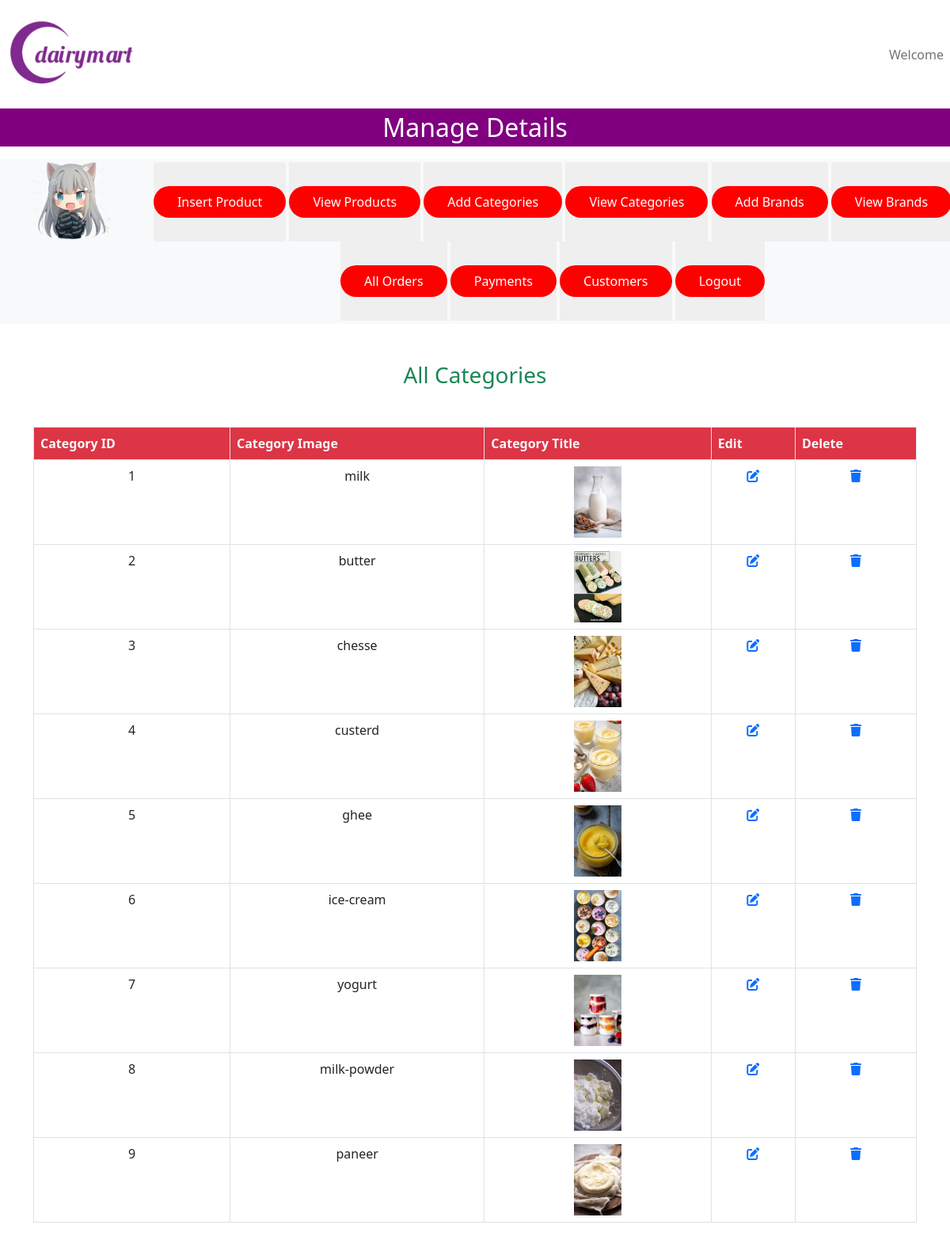
/admin/index.php?view_categories, run on the app's committed database.
### tables this page shows
CREATE TABLE `categories` (
  `category_id` int(11) NOT NULL,
  `category_title` varchar(100) NOT NULL,
  `category_image` varchar(255) NOT NULL
);

### admin/view_categories.php (the view)
<h3 class="text-center text-success">All Categories</h3>
<table class="table table-bordered mt-5">
    <thead class="bg-danger text-light">
        <tr>
            <th>Category ID</th>
            <th>Category Image</th>
            <th>Category Title</th>
            <th>Edit</th>
            <th>Delete</th>
        </tr>
    </thead>
    <tbody>
        <?php
        $get_category="select * from `categories`";
        $result_category=mysqli_query($con,$get_category);
        while($row_categories=mysqli_fetch_assoc($result_category)){
            $category_id=$row_categories['category_id'];
            $category_title=$row_categories['category_title'];
            $category_image=$row_categories['category_image'];
            ?>
            <tr class="text-center">
                <td><?php echo $category_id ?></td>
                <td><?php echo $category_title ?></td>
                <td><img src="category/<?php echo $category_image ?>" width="60px" height="90px"></td>
                <td><a href="index.php?edit_categories=<?php echo $category_id ?>"><i class="fa-solid fa-pen-to-square"></i></a></td>
                <td><a href="index.php?delete_categories=<?php echo $category_id ?>"><i class="fa-solid fa-trash"></i></a></td>
            </tr>
            <?php
        }
        ?>
    </tbody>
</table>

### admin/index.php (shortened to what this page needs)
<?php
include('../Functions/function.php');
?>
<!DOCTYPE html>
<html lang="en">
<head>
    <link rel="stylesheet" href="style.css">
    <link href="https://cdn.jsdelivr.net/npm/bootstrap@5.2.2/dist/css/bootstrap.min.css" rel="stylesheet">
    <link rel="stylesheet" href="https://cdnjs.cloudflare.com/ajax/libs/font-awesome/6.2.0/css/all.min.css">
</head>
<body>
    <div class="container-fluid p-0">
        <nav class="navbar navbar-expand-lg">
            <div class="container-fluid p-0">
                <div class="navbar-brand">
                    <a href="index.php"><img src="../images/logo.png"></a>
                </div>
                <nav class="navbar">
                    <ul class="navbar-nav">
                        <li class="nav-item">
                        <a href="" class="nav-link">Welcome <?php echo $_SESSION['username'] ?></a>
                        </li>
                    </ul>
                </nav>
            </div>
        </nav>
        <div class="background">
            <p class="text-center">Manage Details</p>
        </div>
        <div class="row">
            <div class="col-md-12 bg-light p-1 d-flex align-item-center">
                <div class="px-5">
                    <a href=""><img src="../images/cute.ico" class="admin_user"></a>
                </div>
                <div class="button text-center">
                    <button class="border-0"><a href="insert_product.php">Insert Product</a></button>
                    <button class="border-0"><a href="index.php?view_products">View Products</a></button>
                    <button class="border-0"><a href="index.php?insert_category">Add Categories</a></button>
                    <button class="border-0"><a href="index.php?view_categories">View Categories</a></button>
                    <button class="border-0"><a href="index.php?insert_brand">Add Brands</a></button>
                    <button class="border-0"><a href="index.php?view_brands">View Brands</a></button>
                    <button class="border-0"><a href="index.php?list_order">All Orders</a></button>
                    <button class="border-0"><a href="index.php?list_payments">Payments</a></button>
                    <button class="border-0"><a href="index.php?list_users">Customers</a></button>
                    <button class="border-0"><a href="logout.php">Logout</a></button>
                </div>
            </div>
        </div>
        <div class="container my-5">
            <?php
            if(isset($_GET['view_categories'])){
                include('view_categories.php');
            }
            ?>
        </div>
    </div>
</body>
</html>

### admin/style.css (style rules this page uses)
* { margin: 0; padding: 0; }
.background { background: #800080; }
.background p { font-size: 32px; color: #ffffff; }
.admin_user { width: 100px; object-fit: contain; }

### admin/index.php (style rules this page uses)
button a { display: inline-block; text-decoration: none; background: #ff0000; color: #ffffff; margin: 30px 0; padding: 8px 30px; border : 0; border-radius: 30px; list-style: none; transition: background 0.5s; }

### data on the page
categories: category_id "1", category_title "milk", category_image (picture)
categories: category_id "2", category_title "butter", category_image (picture)
categories: category_id "3", category_title "chesse", category_image (picture)
categories: category_id "4", category_title "custerd", category_image (picture)
categories: category_id "5", category_title "ghee", category_image (picture)
categories: category_id "6", category_title "ice-cream", category_image (picture)
categories: category_id "7", category_title "yogurt", category_image (picture)
categories: category_id "8", category_title "milk-powder", category_image (picture)
categories: category_id "9", category_title "paneer", category_image (picture)
